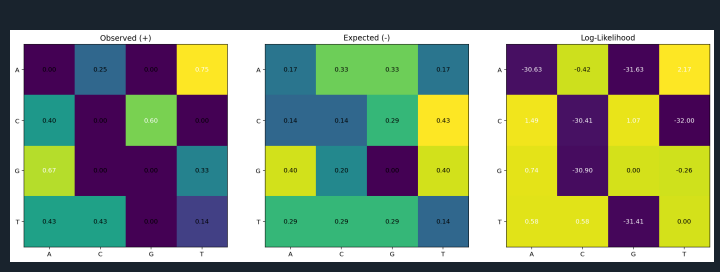

Python code for this plot:
import math
import matplotlib.pyplot as plt

def get_counts(seq):
    chars = "ACGT"
    counts = {c: {c2: 0 for c2 in chars} for c in chars}
    sums = {c: 0 for c in chars}
    
    for i in range(len(seq) - 1):
        curr = seq[i]
        next_c = seq[i+1]
        counts[curr][next_c] += 1
        sums[curr] += 1
        
    probs = {c: {c2: 0.0 for c2 in chars} for c in chars}
    for c in chars:
        for c2 in chars:
            if sums[c] > 0:
                probs[c][c2] = counts[c][c2] / sums[c]
            else:
                probs[c][c2] = 0.0
    return probs

def get_llm(pos, neg):
    chars = "ACGT"
    matrix = {c: {c2: 0.0 for c2 in chars} for c in chars}
    eps = 1e-10
    
    for c in chars:
        for c2 in chars:
            p = pos[c][c2]
            n = neg[c][c2]
            matrix[c][c2] = math.log2((p + eps) / (n + eps))
            
    return matrix

def score_seq(seq, matrix):
    s = 0.0
    for i in range(len(seq) - 1):
        c = seq[i]
        n = seq[i+1]
        s += matrix[c][n]
    return s

def plot_heatmap(data, title, ax):
    chars = "ACGT"
    grid = [[data[r][c] for c in chars] for r in chars]
    
    im = ax.imshow(grid, cmap='viridis')
    ax.set_title(title)
    ax.set_xticks(range(4))
    ax.set_yticks(range(4))
    ax.set_xticklabels(list(chars))
    ax.set_yticklabels(list(chars))
    
    for i in range(4):
        for j in range(4):
            val = grid[i][j]
            color = "black"
            if abs(val) > 0.5: 
                 color = "white"
            ax.text(j, i, f"{val:.2f}", ha="center", va="center", color=color)

S1 = "ATCGATTCGATATCATACACGTAT"
S2 = "CTCGACTAGTATGAAGTCCACGCTTG"
target = "CAGGTTGGAAACGTAA"

pos_probs = get_counts(S1)
neg_probs = get_counts(S2)
llm = get_llm(pos_probs, neg_probs)
final_score = score_seq(target, llm)

print("Positive Matrix (+):")
for r in "ACGT":
    print(r, [round(pos_probs[r][c], 2) for c in "ACGT"])

print("\nNegative Matrix (-):")
for r in "ACGT":
    print(r, [round(neg_probs[r][c], 2) for c in "ACGT"])

print("\nLog-Likelihood Matrix:")
for r in "ACGT":
    print(r, [round(llm[r][c], 2) for c in "ACGT"])

print("\nSequence:", target)
print("Score:", round(final_score, 4))

if final_score > 0:
    print("Result: Likely CpG Island")
else:
    print("Result: Not CpG Island")

fig, (ax1, ax2, ax3) = plt.subplots(1, 3, figsize=(16, 5))
plot_heatmap(pos_probs, "Observed (+)", ax1)
plot_heatmap(neg_probs, "Expected (-)", ax2)
plot_heatmap(llm, "Log-Likelihood", ax3)
plt.tight_layout()
plt.show()
